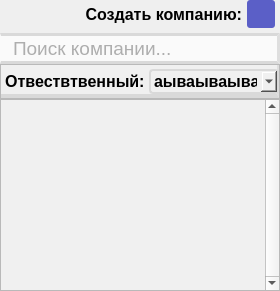
         <widget class="QWidget" name="widget_mainSearchAndList" native="true">
          <property name="styleSheet">
           <string notr="true">#widget_mainSearchAndList{
background-color:rgb(240,240,240);
border-right:10px solid black;
border-color:qlineargradient(spread:pad, x1:0, y1:0, x2:1, y2:0, stop:0 rgba(235, 235, 235, 255), stop:1 rgba(217, 217, 217, 255))
}</string>
          </property>
          <layout class="QVBoxLayout" name="verticalLayout_42" stretch="0,0,0,1">
           <property name="spacing">
            <number>0</number>
           </property>
           <property name="leftMargin">
            <number>0</number>
           </property>
           <property name="topMargin">
            <number>0</number>
           </property>
           <property name="rightMargin">
            <number>0</number>
           </property>
           <property name="bottomMargin">
            <number>0</number>
           </property>
           <item>
            <layout class="QHBoxLayout" name="horizontalLayout_2">
             <property name="bottomMargin">
              <number>5</number>
             </property>
             <item>
              <spacer name="horizontalSpacer_35">
               <property name="orientation">
                <enum>Qt::Horizontal</enum>
               </property>
               <property name="sizeType">
                <enum>QSizePolicy::Fixed</enum>
               </property>
               <property name="sizeHint" stdset="0">
                <size>
                 <width>6</width>
                 <height>20</height>
                </size>
               </property>
              </spacer>
             </item>
             <item>
              <widget class="QLabel" name="label_create_x">
               <property name="font">
                <font>
                 <pointsize>12</pointsize>
                 <bold>true</bold>
                </font>
               </property>
               <property name="text">
                <string>Создать компанию:</string>
               </property>
               <property name="alignment">
                <set>Qt::AlignRight|Qt::AlignTrailing|Qt::AlignVCenter</set>
               </property>
              </widget>
             </item>
             <item>
              <spacer name="horizontalSpacer_36">
               <property name="orientation">
                <enum>Qt::Horizontal</enum>
               </property>
               <property name="sizeType">
                <enum>QSizePolicy::Fixed</enum>
               </property>
               <property name="sizeHint" stdset="0">
                <size>
                 <width>5</width>
                 <height>20</height>
                </size>
               </property>
              </spacer>
             </item>
             <item>
              <widget class="QPushButton" name="pushButton_CreateNewClient">
               <property name="sizePolicy">
                <sizepolicy hsizetype="Fixed" vsizetype="Fixed">
                 <horstretch>0</horstretch>
                 <verstretch>0</verstretch>
                </sizepolicy>
               </property>
               <property name="minimumSize">
                <size>
                 <width>28</width>
                 <height>28</height>
                </size>
               </property>
               <property name="maximumSize">
                <size>
                 <width>28</width>
                 <height>28</height>
                </size>
               </property>
               <property name="font">
                <font>
                 <pointsize>11</pointsize>
                 <italic>false</italic>
                 <bold>true</bold>
                </font>
               </property>
               <property name="layoutDirection">
                <enum>Qt::RightToLeft</enum>
               </property>
               <property name="styleSheet">
                <string notr="true">QPushButton{color:white;
background-color:rgb(91,95,199);
border-radius:3px;
}

QPushButton:hover{ 
color:white;
background-color:rgb(68,71,145);
border-radius:3px;
}</string>
               </property>
               <property name="text">
                <string/>
               </property>
               <property name="icon">
                <iconset resource="recources.qrc">
                 <normaloff>:/images/images/plus-8-12.png</normaloff>:/images/images/plus-8-12.png</iconset>
               </property>
               <property name="iconSize">
                <size>
                 <width>12</width>
                 <height>12</height>
                </size>
               </property>
              </widget>
             </item>
             <item>
              <spacer name="horizontalSpacer_2">
               <property name="orientation">
                <enum>Qt::Horizontal</enum>
               </property>
               <property name="sizeType">
                <enum>QSizePolicy::Fixed</enum>
               </property>
               <property name="sizeHint" stdset="0">
                <size>
                 <width>5</width>
                 <height>20</height>
                </size>
               </property>
              </spacer>
             </item>
            </layout>
           </item>
           <item>
            <widget class="QFrame" name="frame_4">
             <property name="sizePolicy">
              <sizepolicy hsizetype="Expanding" vsizetype="Preferred">
               <horstretch>0</horstretch>
               <verstretch>0</verstretch>
              </sizepolicy>
             </property>
             <property name="minimumSize">
              <size>
               <width>0</width>
               <height>30</height>
              </size>
             </property>
             <property name="styleSheet">
              <string notr="true">background-color:rgb(250,250,250);
border-right:3px solid white;
border-top:3px solid white;
border-bottom:3px solid white;
border-color:rgb(217,217,217);
border-right-color:rgb(222,222,222);
</string>
             </property>
             <property name="frameShape">
              <enum>QFrame::StyledPanel</enum>
             </property>
             <property name="frameShadow">
              <enum>QFrame::Raised</enum>
             </property>
             <layout class="QHBoxLayout" name="horizontalLayout_25">
              <property name="spacing">
               <number>0</number>
              </property>
              <property name="leftMargin">
               <number>10</number>
              </property>
              <property name="topMargin">
               <number>0</number>
              </property>
              <property name="rightMargin">
               <number>10</number>
              </property>
              <property name="bottomMargin">
               <number>0</number>
              </property>
              <item>
               <widget class="QLineEdit" name="lineEdit_SearchOfClients">
                <property name="sizePolicy">
                 <sizepolicy hsizetype="Expanding" vsizetype="Fixed">
                  <horstretch>0</horstretch>
                  <verstretch>0</verstretch>
                 </sizepolicy>
                </property>
                <property name="maximumSize">
                 <size>
                  <width>16777215</width>
                  <height>16777215</height>
                 </size>
                </property>
                <property name="font">
                 <font>
                  <pointsize>14</pointsize>
                 </font>
                </property>
                <property name="autoFillBackground">
                 <bool>false</bool>
                </property>
                <property name="styleSheet">
                 <string notr="true">color:rgb(97,97,97);
border:0px;</string>
                </property>
                <property name="placeholderText">
                 <string>Поиск компании...</string>
                </property>
               </widget>
              </item>
              <item>
               <widget class="QLabel" name="label_5">
                <property name="maximumSize">
                 <size>
                  <width>24</width>
                  <height>24</height>
                 </size>
                </property>
                <property name="styleSheet">
                 <string notr="true">border:0px;
color:rgb(97,97,97);</string>
                </property>
                <property name="text">
                 <string/>
                </property>
                <property name="textFormat">
                 <enum>Qt::PlainText</enum>
                </property>
                <property name="pixmap">
                 <pixmap resource="recources.qrc">:/images/images/search-13-24 grey.png</pixmap>
                </property>
               </widget>
              </item>
             </layout>
            </widget>
           </item>
           <item>
            <widget class="QFrame" name="frame">
             <property name="minimumSize">
              <size>
               <width>0</width>
               <height>0</height>
              </size>
             </property>
             <property name="styleSheet">
              <string notr="true">background-color:rgb(240,240,240);
border-right:3px solid white;
border-bottom:5px solid white;
border-color:rgb(217,217,217);
border-right-color:rgb(222,222,222);
</string>
             </property>
             <property name="frameShape">
              <enum>QFrame::StyledPanel</enum>
             </property>
             <property name="frameShadow">
              <enum>QFrame::Raised</enum>
             </property>
             <layout class="QHBoxLayout" name="horizontalLayout_40">
              <property name="spacing">
               <number>0</number>
              </property>
              <property name="leftMargin">
               <number>0</number>
              </property>
              <property name="topMargin">
               <number>4</number>
              </property>
              <property name="rightMargin">
               <number>0</number>
              </property>
              <property name="bottomMargin">
               <number>4</number>
              </property>
              <item>
               <spacer name="horizontalSpacer_9">
                <property name="orientation">
                 <enum>Qt::Horizontal</enum>
                </property>
                <property name="sizeType">
                 <enum>QSizePolicy::Fixed</enum>
                </property>
                <property name="sizeHint" stdset="0">
                 <size>
                  <width>4</width>
                  <height>20</height>
                 </size>
                </property>
               </spacer>
              </item>
              <item>
               <widget class="QLabel" name="label_14">
                <property name="font">
                 <font>
                  <pointsize>12</pointsize>
                  <bold>true</bold>
                 </font>
                </property>
                <property name="styleSheet">
                 <string notr="true">color:black;
border:0px;</string>
                </property>
                <property name="text">
                 <string>Отвествтвенный: </string>
                </property>
                <property name="alignment">
                 <set>Qt::AlignRight|Qt::AlignTrailing|Qt::AlignVCenter</set>
                </property>
               </widget>
              </item>
              <item>
               <widget class="QComboBox" name="comboBox_selectedUser">
                <property name="sizePolicy">
                 <sizepolicy hsizetype="Expanding" vsizetype="Fixed">
                  <horstretch>0</horstretch>
                  <verstretch>0</verstretch>
                 </sizepolicy>
                </property>
                <property name="minimumSize">
                 <size>
                  <width>0</width>
                  <height>0</height>
                 </size>
                </property>
                <property name="font">
                 <font>
                  <pointsize>12</pointsize>
                  <bold>true</bold>
                 </font>
                </property>
                <property name="styleSheet">
                 <string notr="true">color:color;
background-color:rgb(240,240,240);
border: 2px solid white;
border-radius:4px;
border-color:rgb(217,217,217);</string>
                </property>
                <item>
                 <property name="text">
                  <string>аываываыва</string>
                 </property>
                </item>
               </widget>
              </item>
             </layout>
            </widget>
           </item>
           <item>
            <widget class="QListView" name="listView">
             <property name="sizePolicy">
              <sizepolicy hsizetype="Expanding" vsizetype="Expanding">
               <horstretch>0</horstretch>
               <verstretch>0</verstretch>
              </sizepolicy>
             </property>
             <property name="maximumSize">
              <size>
               <width>16777215</width>
               <height>16777215</height>
              </size>
             </property>
             <property name="font">
              <font>
               <pointsize>12</pointsize>
               <bold>true</bold>
              </font>
             </property>
             <property name="autoFillBackground">
              <bool>false</bool>
             </property>
             <property name="styleSheet">
              <string notr="true">#listView{color:black;
	background-color:rgb(240,240,240);
} 

QScrollBar:vertical {
		background: rgb(217,217,217);
        width: 13px;
}

QScrollBar::handle:vertical {
 		background: rgb(91,95,199);
        width: 25px;
        min-height: 40px;
		border-bottom-left-radius:5px;
		border-bottom-right-radius:5px;
		border-top-right-radius:5px;
		border-top-left-radius:5px;
}
QScrollBar::handle:hover{
		background:rgb(68,71,145);
        border-bottom-left-radius:5px;
		border-bottom-right-radius:5px;
		border-top-right-radius:5px;
		border-top-left-radius:5px;
}

QScrollBar::sub-line:vertical, QScrollBar::add-line:vertical{
	border:none;
	background:none;
}

QScrollBar::add-page, QScrollBar::sub-page {
        border: none;
        background: rgb(217,217,217);
    }

	QScrollBar::up-arrow:vertical, QScrollBar::down-arrow:vertical{
		border: none;
        background: none;
}</string>
             </property>
             <property name="verticalScrollBarPolicy">
              <enum>Qt::ScrollBarAlwaysOn</enum>
             </property>
             <property name="sizeAdjustPolicy">
              <enum>QAbstractScrollArea::AdjustIgnored</enum>
             </property>
            </widget>
           </item>
          </layout>
         </widget>
